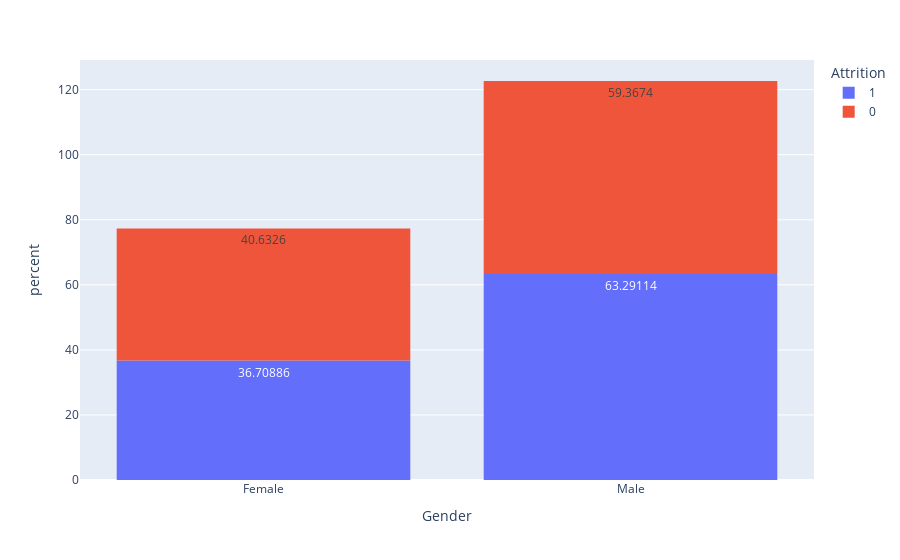

Source (notebook cell):
### Markdown cell above
#### Relação de atrição e gênero

### Code cell
gender = ibm.groupby('Gender')['Gender'].count()
print('Proporção de mulheres na empresa:', '{:.0%}'.format((gender[0]/(gender[0]+gender[1]))))
print('Proporção de homens na empresa:', '{:.0%}'.format((gender[1]/(gender[0]+gender[1]))))
fig = px.histogram(ibm, x="Gender", color="Attrition", text_auto=True, histnorm='percent', nbins=2)
fig.show()

### Figure 1 — Plotly figure (JSON) as saved in the notebook; plotly's stock layout.template omitted (floating-point values rounded to 4 significant figures; data arrays with more than 128 entries replaced by an {"elided": "..."} marker saying what was removed)
{"data": [{"alignmentgroup": "True", "bingroup": "x", "histnorm": "percent", "hovertemplate": "Attrition=1<br>Gender=%{x}<br>percent=%{y}<extra></extra>", "legendgroup": "1", "marker": {"color": "#636efa", "pattern": {"shape": ""}}, "name": "1", "nbinsx": 2, "offsetgroup": "1", "orientation": "v", "showlegend": true, "texttemplate": "%{value}", "type": "histogram", "x": {"elided": "237 str values"}, "xaxis": "x", "yaxis": "y"}, {"alignmentgroup": "True", "bingroup": "x", "histnorm": "percent", "hovertemplate": "Attrition=0<br>Gender=%{x}<br>percent=%{y}<extra></extra>", "legendgroup": "0", "marker": {"color": "#EF553B", "pattern": {"shape": ""}}, "name": "0", "nbinsx": 2, "offsetgroup": "0", "orientation": "v", "showlegend": true, "texttemplate": "%{value}", "type": "histogram", "x": {"elided": "1233 str values"}, "xaxis": "x", "yaxis": "y"}], "layout": {"barmode": "relative", "legend": {"title": {"text": "Attrition"}, "tracegroupgap": 0}, "margin": {"t": 60}, "xaxis": {"anchor": "y", "domain": [0, 1], "title": {"text": "Gender"}}, "yaxis": {"anchor": "x", "domain": [0, 1], "title": {"text": "percent"}}}}
